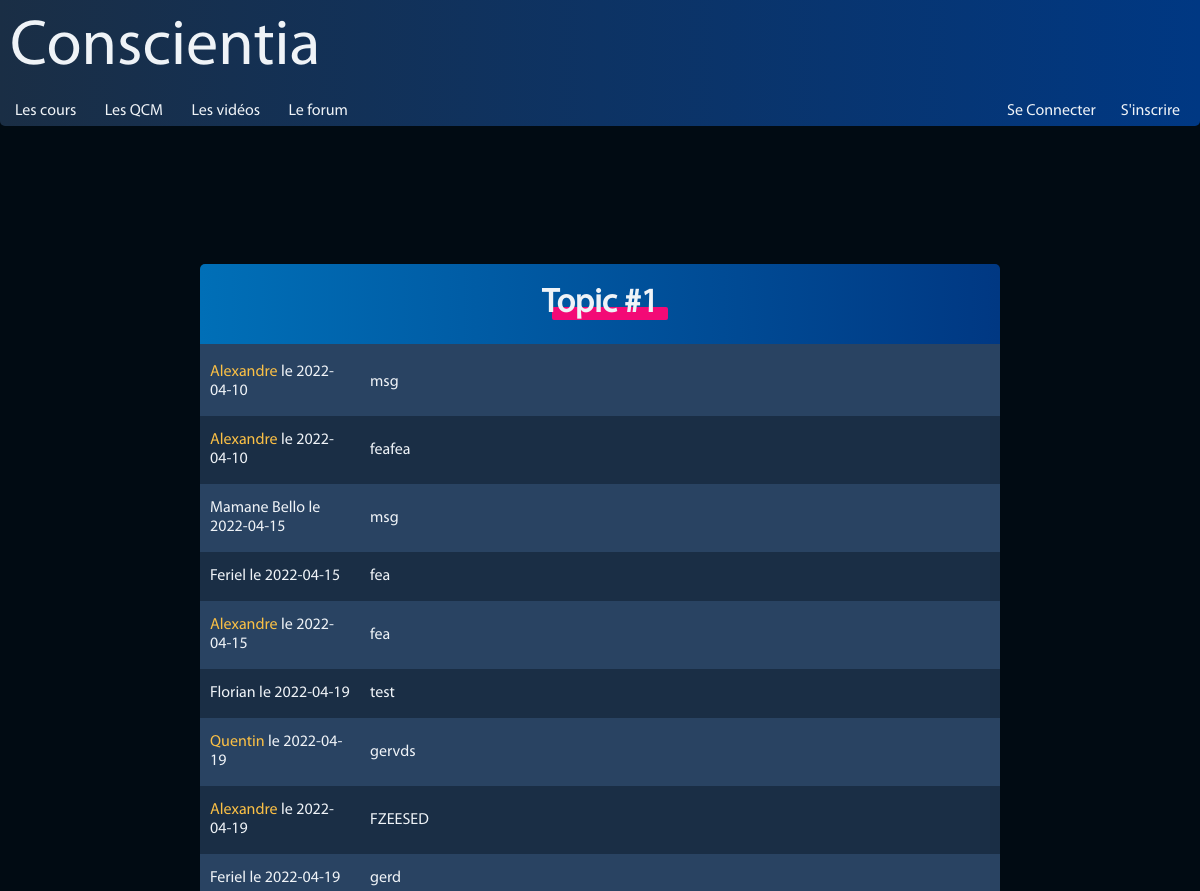
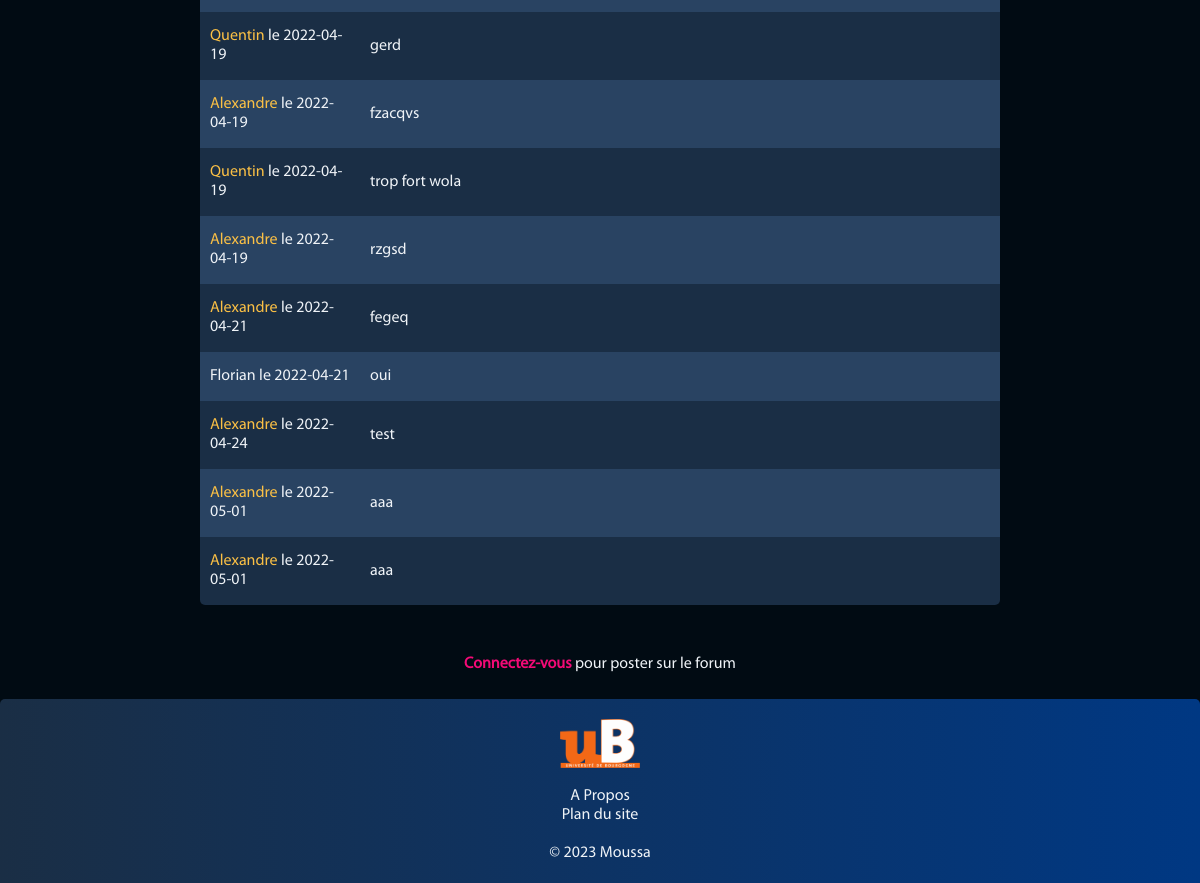
The page /php/controller/topic.php?id=1 on the database its author committed (2 pictures, top to bottom).
### tables this page shows
CREATE TABLE `topics` (
  `id` int(11) NOT NULL,
  `name` varchar(64) NOT NULL,
  `author_id` int(11) NOT NULL,
  `creation_date` date DEFAULT NULL
);

CREATE TABLE `messages` (
  `id` int(11) NOT NULL,
  `topic_id` int(11) NOT NULL,
  `message` varchar(2000) NOT NULL,
  `date` date NOT NULL,
  `author_id` varchar(20) NOT NULL
);

CREATE TABLE `users` (
  `id` int(11) NOT NULL,
  `lastname` varchar(20) DEFAULT NULL,
  `firstname` varchar(20) DEFAULT NULL,
  `email` varchar(50) DEFAULT NULL,
  `password` varchar(20) DEFAULT NULL,
  `admin` int(11) DEFAULT NULL,
  `level` varchar(20) NOT NULL
);

### php/controller/topic.php (called while the page is built, shortened)
<?php
    require('../model/DBconnection.php');
    require('../model/functions.php');
    require('../model/topic.php');
    require('../view/topic.php');
?>

### php/model/topic.php (called while the page is built, shortened)
<?php
    $topicName = $conn->query("SELECT * FROM topics WHERE id='$_GET[id]'")->fetch_assoc()['name'];
    $messages = $conn->query("SELECT * FROM messages WHERE topic_id='$_GET[id]'");
?>

### php/model/functions.php (called while the page is built, shortened)
<?php
    function getUsername($conn, $userID) {
        return $conn->query("SELECT * FROM users WHERE id = '$userID'")->fetch_assoc()["firstname"];
    }
    function isAdmin($conn, $userID) {
        return $conn->query("SELECT * FROM users WHERE id = '$userID'")->fetch_assoc()["admin"];
    }

### php/view/topic.php (the view, shortened to what this page needs)
<!DOCTYPE html>
<html lang="fr">
    <head>
        <?php include('css.php');?>
        <link rel="stylesheet" type="text/css" href="../../css/table.css">
        <link rel="stylesheet" type="text/css" href="../../css/forum.css">
    </head>
    <body>
        <?php include('header.php');?>
        <form action="<?= htmlspecialchars($_SERVER['PHP_SELF']."?id=$_GET[id]"); ?>" method="post">
                <?php
                    if ($messages->num_rows > 0) {
                        echo '
                        <table class="tableForum" style="margin: 138px auto 50px auto;">
                            <tr>
                                <th colspan="2"><h2>'.$topicName.'</h2></th>
                            </tr>';
                        while($row = $messages->fetch_assoc()) {
                            $topicAuthor = getUsername($conn, $row["author_id"]);
                            echo '
                            <tr>';
                                if(isAdmin($conn, $row["author_id"]) == 1) {
                                    echo '<td style="width:20%;padding:15px 10px"><span style="color:#fbc045;">'.$topicAuthor.'</span> le '.$row["date"].'</td>';
                                }
                                else {
                                    echo '<td style="width:20%;padding:15px 10px">'.$topicAuthor.' le '.$row["date"].'</td>';
                                }
                                echo '<td style="width:80%;padding:15px 10px">'.$row["message"].'</td>
                            </tr>';
                        }
                        echo '</table>';
                        if(isset($_SESSION['email'])) {
                            echo '
                            <div class="post">
                                <textarea style="width:100%;color:var(--light)" rows="4" name="msg" placeholder="Votre message" id="msg" value="msg" ></textarea><br><br>
                                <input style="width:100%;padding-top:20px;padding-bottom:20px;font-size:120%;margin:0" type="submit" name="submit"  value="Poster"/>
                            </div>';
                        }
                        else {
                            echo '<p class="loginMessage"><strong><a href="userConnection.php" style="color:var(--pink);">Connectez-vous </a></strong>pour poster sur le forum</p>';
                        }
                    }
                    else {
                        echo '<p style="text-align:center;margin-top:20px;margin-bottom:700px;">Topic vide ou inexistant</p>';
                    }
                ?>
            </form>
        <?php include('footer.php');?>
    </body>
</html>

### css/global.css (style rules this page uses)
:root { --main: #1a2e45; --mainHover: #294362; --second: #006fb7; --third: #003883; --bg:#010B13; --pink: #f30a76; --pinkHover : #c50960; --light: #009de0; --text: #eff3f7; --text2: #c6d8ea; }
body { background: var(--bg); color: var(--text); display: table; width: 100%; }
* { font-family:'Myriad Pro Regular'; margin: 0; box-sizing: border-box; }
a { color: var(--text); text-decoration: none; cursor: pointer; transition: 0.3s; }
h2 { position: relative; display: inline; }
h2::after { background-color: var(--pink); height: 40%; width: 100%; content: ""; border-radius: 2px; display: block; position: absolute; left : 10px; bottom: 0px; z-index: -1; }

### css/table.css (style rules this page uses)
table { border-collapse: collapse; width: 800px; margin: 138px auto 500px auto; border-radius: 5px; overflow: hidden; }
tr:first-of-type { background: linear-gradient(90deg, var(--second) 0%, var(--third) 100%); border-bottom: 4px solid var(--mainHover); position: relative; z-index: 2; }
tr { background: var(--main); color: var(--text); }
tr:nth-child(2n) { background: var(--mainHover); }
th { font-size: 140%; text-align: center; padding: 20px; position: relative; }
td { padding: 10px; }

### css/forum.css (style rules this page uses)
.loginMessage { margin: 25px; text-align: center; }
.tableForum { border-collapse: collapse; width: 800px; margin: 119px auto 50px auto; border-radius: 5px; overflow: hidden; }

### rows shown on the page
topics: name "Topic #1"
messages: author.firstname "Alexandre", date "2022-04-10", message "msg"
messages: author.firstname "Alexandre", date "2022-04-10", message "feafea"
messages: author.firstname "Mamane Bello", date "2022-04-15", message "msg"
messages: author.firstname "Feriel", date "2022-04-15", message "fea"
messages: author.firstname "Alexandre", date "2022-04-15", message "fea"
messages: author.firstname "Florian", date "2022-04-19", message "test"
messages: author.firstname "Quentin", date "2022-04-19", message "gervds"
messages: author.firstname "Alexandre", date "2022-04-19", message "FZEESED"
messages: author.firstname "Feriel", date "2022-04-19", message "gerd"
messages: author.firstname "Quentin", date "2022-04-19", message "gerd"
messages: author.firstname "Alexandre", date "2022-04-19", message "fzacqvs"
messages: author.firstname "Quentin", date "2022-04-19", message "trop fort wola"
messages: author.firstname "Alexandre", date "2022-04-19", message "rzgsd"
messages: author.firstname "Alexandre", date "2022-04-21", message "fegeq"
messages: author.firstname "Florian", date "2022-04-21", message "oui"
messages: author.firstname "Alexandre", date "2022-04-24", message "test"
messages: author.firstname "Alexandre", date "2022-05-01", message "aaa"
messages: author.firstname "Alexandre", date "2022-05-01", message "aaa"
